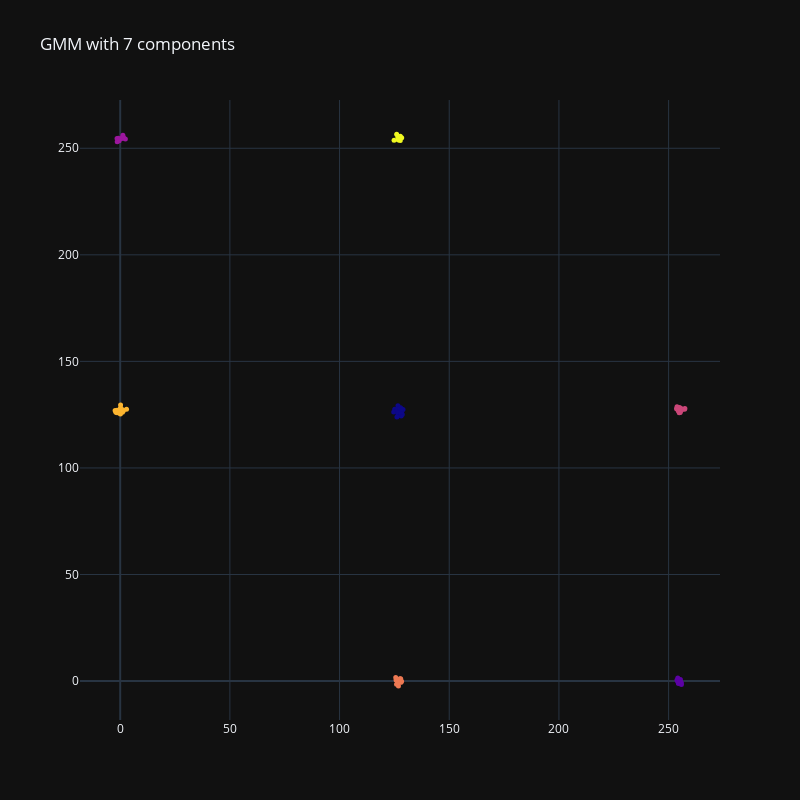

This figure's notebook cell:
### Code cell
fig = go.Figure()
fig.update_layout(title='GMM with 7 components', template='plotly_dark', width=800, height=800)
fig.add_trace(go.Scatter(x=data[:,0], y=data[:,1], mode='markers', marker=dict(color=colors, size=5)))
fig.show()
